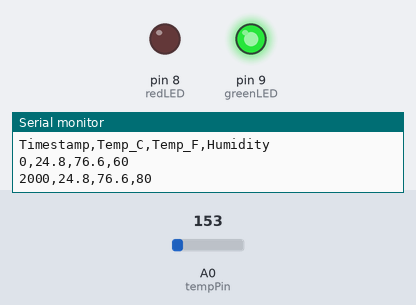
A sketch run on a simulated Arduino Uno, built with avr-gcc and run on an emulated ATmega328P. Shown: output pins drawn as LEDs (lit = HIGH), the last lines printed to the serial monitor. Inputs (shaded band) come from the test bench; at power-on: A0 (tempPin) = 153. Random numbers use the default seed unless the sketch sets one.

Above: at 2.8 s.
2.9 s: A0 (tempPin) set to 181
At 4.7 s:
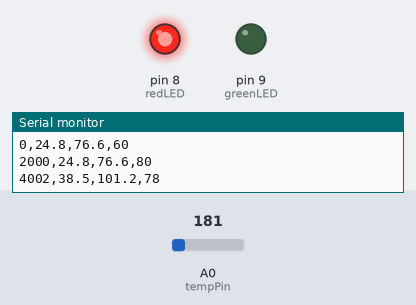
5.6 s: A0 (tempPin) set to 165
At 6.3 s:
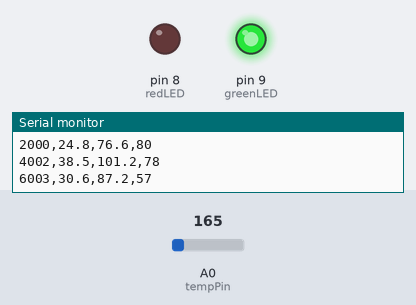
8.3 s: A0 (tempPin) set to 175
At 10.6 s:
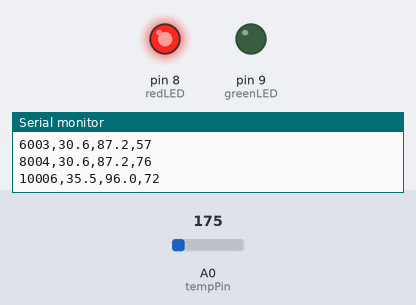
Timing chart, 0 to 12.1 s (numbered marks = the images above; inputs shaded):
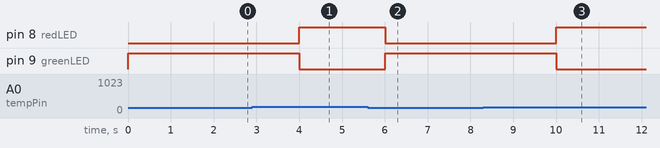

Measured:
- the behaviour switches between 173 and 174 on A0 (tempPin) (found by bisection; images 0 and 1)
- after the input at 2.9 s, pin 8 (redLED): LOW → HIGH after 1.1 s; pin 9 (greenLED): HIGH → LOW after 1.1 s
- after the input at 5.6 s, pin 8 (redLED): HIGH → LOW after 0.41 s; pin 9 (greenLED): LOW → HIGH after 0.41 s
- after the input at 8.3 s, pin 8 (redLED): LOW → HIGH after 1.7 s; pin 9 (greenLED): HIGH → LOW after 1.7 s

The sketch:

environmental_monitor.ino
```cpp
/*
  Project: Environmental Monitoring Station
  Author: Ananaya bhagat
  IIT Jammu Summer School 2026*/

const int tempPin = A0;
const int redLED = 8;
const int greenLED = 9;

void setup() {
  // Configure LED pins
  pinMode(redLED, OUTPUT);
  pinMode(greenLED, OUTPUT);

  // Start Serial Monitor
  Serial.begin(9600);

  // CSV Header
  Serial.println("Timestamp,Temp_C,Temp_F,Humidity");
}

void loop() {

  // Read TMP36 sensor
  int sensorValue = analogRead(tempPin);

  // Convert reading to voltage
  float voltage = sensorValue * (5.0 / 1023.0);

  // Convert voltage to temperature (TMP36 formula)
  float tempC = (voltage - 0.5) * 100.0;
  float tempF = (tempC * 9.0 / 5.0) + 32.0;

  // Simulated humidity (changes automatically)
  int humidity = random(55, 86);

  // Print CSV data
  Serial.print(millis());
  Serial.print(",");

  Serial.print(tempC, 1);
  Serial.print(",");

  Serial.print(tempF, 1);
  Serial.print(",");

  Serial.println(humidity);

  // LED Status
  if (tempC > 35 || humidity > 80) {
    digitalWrite(redLED, HIGH);
    digitalWrite(greenLED, LOW);
  } else {
    digitalWrite(redLED, LOW);
    digitalWrite(greenLED, HIGH);
  }

  // Wait 2 seconds before next reading
  delay(2000);
}
```
